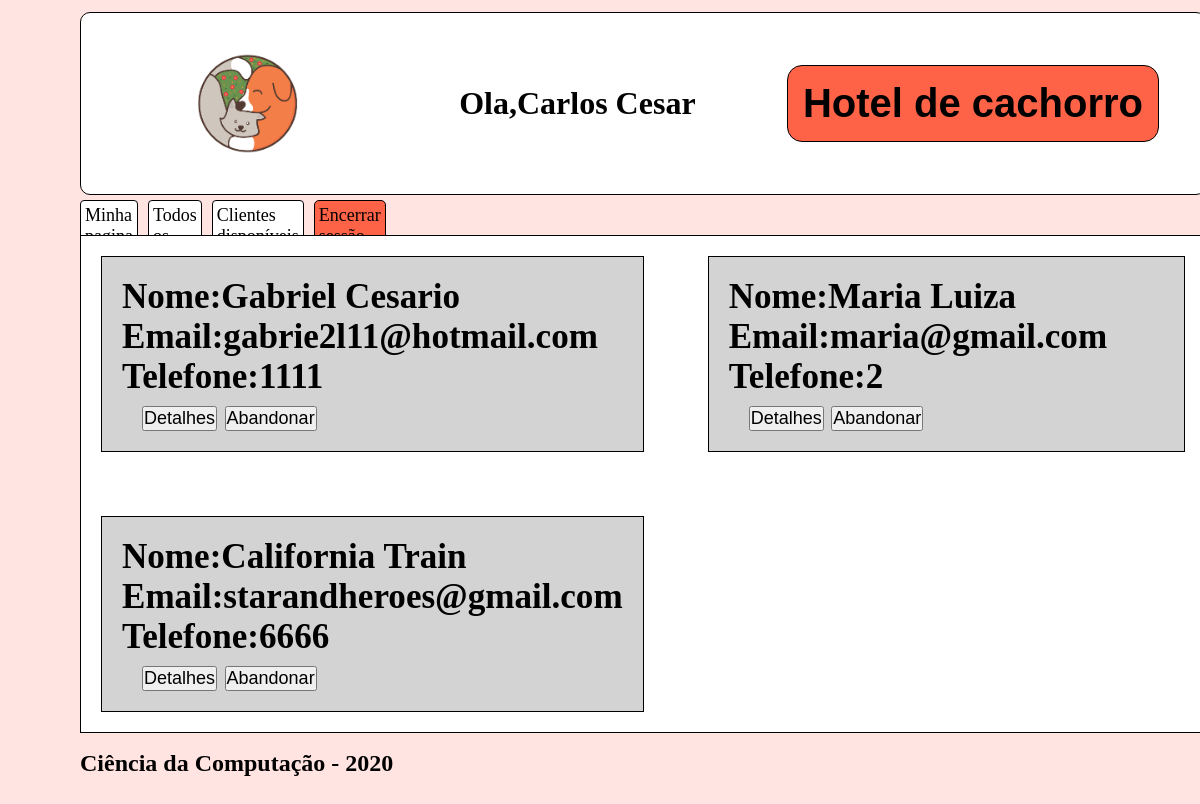
Screenshot of /monitor/ (signed in) with the database file from the repository.
### cliente/models.py (models this page shows, shortened)
class Pessoa(models.Model):
    _CPF = models.CharField(max_length=16, blank=False,null=False, default=0)
    _nome = models.CharField("Nome",max_length=100,blank=False,null=False)
    _email = models.EmailField("E-Mail",max_length=200,blank=True, null=False, unique=True)
    _tel = models.CharField("Telefone",max_length=20,blank=True,null=True)
    user = models.OneToOneField(User, verbose_name="Usuario",on_delete=models.CASCADE, null=True)
    class Meta:
        abstract = True
    @property
    def nome(self):
        return self._nome
    @property
    def CPF(self):
        return self._CPF
    @property
    def email(self):
        return self._email
    @property
    def tel(self):
        return self._tel

class Monitor(Pessoa):
    administrador = models.ForeignKey(Administrador, verbose_name="Administradores",on_delete=models.CASCADE, null=True,blank=True)
    _CTPS = models.CharField(max_length=25,blank=True,null=True)
    class Meta:
        verbose_name = 'monitor'
        verbose_name_plural = 'monitores'
    @property
    def CTPS(self):
        return self._CTPS

class Cliente(Pessoa):
    monitor_escolhido = models.ForeignKey(Monitor, verbose_name="Monitor responsável", on_delete=models.CASCADE, null=True,blank=True)
    class Meta:
        verbose_name = 'cliente'
        verbose_name_plural = 'clientes'

### cliente/views.py (the view)
# urls.py: path('monitor/', views.monitor),
@login_required(login_url='/login/')
def monitor(request):
    monitor = Monitor.objects.get(user = request.user)
    cliente = Cliente.objects.filter(monitor_escolhido = monitor)
    pet = Pet.objects.filter(dono = cliente)
    return render(request, 'monitor.html',{'cliente':cliente,'monitor':monitor,'pet':pet})

### cliente/templates/monitor.html (shortened to what this page needs)
{%load static%}
<!DOCTYPE html>
<html lang="en">
<head>
</head>
<body>
    <div class="header">
            <img class="logo" src="{% static 'logo.png' %}" alt="My image">
            <h1 class="user">Ola,{{monitor.nome}}</h1>
            <h1 class="title">Hotel de cachorro</h1>
    </div>
    <div class="nav">
            <ul class="nav-1">
                <li class='cadastro'><a href="/todos-pets/">Todos os pets</a></li>
                <li class='minha-pagina'><a href="/monitor/{{monitor.id}}">Minha pagina</a></li>
                <li class='novo-cliente'><a href='/rel_cliente'>Clientes disponíveis</a></li>
                <li class='logout'><a href="/logout/">Encerrar sessão</a></li>
            </ul>
    </div>
    <div class="conteudo">
        {%if cliente%}
            {%for clientes in cliente%}
            <div class="pet">
                <h3>Nome:{{clientes.nome}}</h3>
                <h3>Email:{{clientes.email}}</h3>
                <h3>Telefone:{{clientes.tel}}</h3>
                <div class="botoes">
                    <button class=""><a href="/meu-cliente/{{clientes.id}}">Detalhes</a></button>
                    <button><a href="/monitor/leave_cliente/{{clientes.id}}">Abandonar</a></a></button>
                </div>
            </div>
            {%endfor%}
        {%else%}
            <h1>Você não possui nenhum cliente</h1>
        {%endif%}
    </div>
    <div class="footer">
        <footer>
            <h2>Ciência da Computação - 2020</h2>
        </footer>
    </div>
</body>
</html>

### cliente/templates/monitor.html (style rules this page uses)
* { padding:0; margin:0; }
body { display: grid; background-color:mistyrose; min-width: 100vh; grid-template-columns: 1fr; grid-template-rows: 200px 30px 1fr 100px; grid-template-areas: 'cabecalho' 'navegacao' 'conteudo' 'rodape'; }
.header { display:flex; margin:12px 80px 5px 80px; grid-area: cabecalho; background-color:white; align-items:center; border:solid 1px black; border-radius: 10px; justify-content: space-around; }
.logo { height: 100%; }
.title { font-size:40px; font-family: Arial, "Helvetica Neue", Helvetica, sans-serif; border:solid 1px black; background-color:tomato; padding:15px; border-radius:15px; }
.nav { grid-area:navegacao; margin:0px 900px 5px 80px; }
.nav-1 { display: grid; list-style: none; grid-template-columns: 1fr 1fr 1fr 1fr; grid-gap: 10px; grid-template-areas: 'botao-2 botao-1 botao-4 botao-3'; }
.nav-1 .cadastro { grid-area:botao-1; padding:4px; background-color:white; border:solid 1px black; border-radius: 4px; }
.nav-1 .logout { grid-area:botao-3; padding:4px; border:solid 1px black; background-color:tomato; border-radius: 5px; }
.nav-1 .minha-pagina { grid-area:botao-2; padding:4px; background-color:white; border:solid 1px black; border-radius: 4px; }
.nav-1 .novo-cliente { grid-area:botao-4; padding:4px; background-color:white; border:solid 1px black; border-radius: 4px; }
a { text-decoration: none; font-size: 18px; color:black; }
.conteudo { grid-area:conteudo; margin:5px 80px 5px 80px; background-color:white; display: grid; grid-template-columns: repeat(2,1fr); grid-gap: 24px; border:solid 1px black; }
.pet { margin:20px; border:solid 1px black; padding:20px; background-color:lightgray; font-size: 30px; }
.botoes { margin-left:20px; }
.footer { grid-area:rodape; margin:12px 80px 5px 80px; }

### rows the page displays
Monitor: nome "Carlos Cesar"
Cliente: nome "Gabriel Cesario", email "gabrie2l11@hotmail.com", tel "1111"
Cliente: nome "Maria Luiza", email "maria@gmail.com", tel "2"
Cliente: nome "California Train", email "starandheroes@gmail.com", tel "6666"
